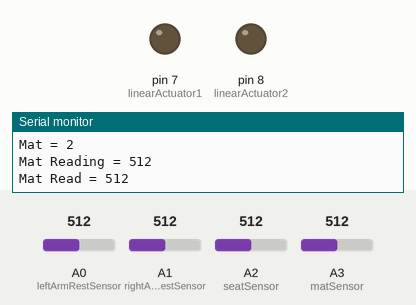
The sketch below on a simulated Arduino Uno, built with avr-gcc and run on an emulated ATmega328P. Shown: output pins drawn as LEDs (lit = HIGH), the last lines printed to the serial monitor. Inputs (shaded band) come from the test bench; at power-on: A2 (seatSensor) = 512, A0 (leftArmRestSensor) = 512, A1 (rightArmRestSensor) = 512, A3 (matSensor) = 512.

Above: at 4.3 s.
4.4 s: A2 (seatSensor) set to 208
8.9 s: A2 (seatSensor) set to 183
At 10.8 s:
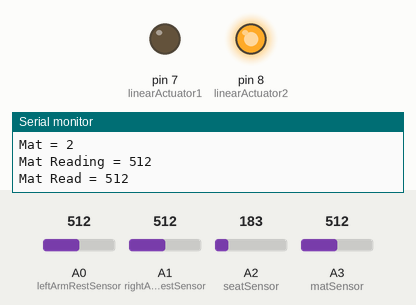
13.4 s: A0 (leftArmRestSensor) set to 77
17.9 s: A0 (leftArmRestSensor) set to 67
At 22.0 s:
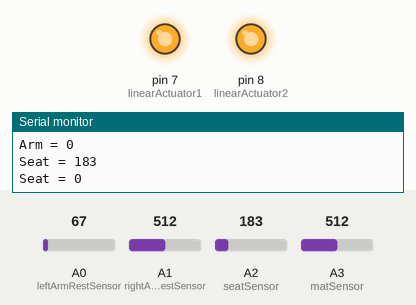
22.8 s: A1 (rightArmRestSensor) set to 107
27.3 s: A1 (rightArmRestSensor) set to 90
Timing chart, 0 to 30.3 s (numbered marks = the images above; inputs shaded):
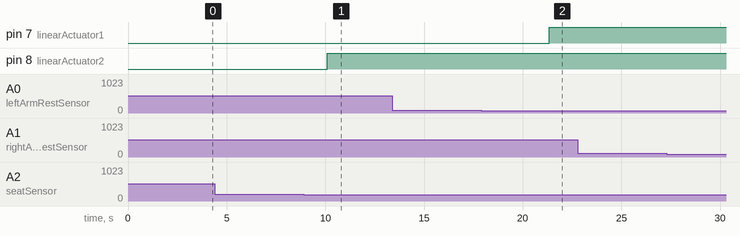

Measured:
- the behaviour switches between 201 and 200 on A2 (seatSensor) (found by bisection; images 0 and 1)
- the behaviour switches between 71 and 70 on A0 (leftArmRestSensor) (found by bisection; images 1 and 2)
- after the input at 8.9 s, pin 8 (linearActuator2): LOW → HIGH after 1.2 s
- after the input at 17.9 s, pin 7 (linearActuator1): LOW → HIGH after 3.4 s

The sketch:

zach_chair.ino
```cpp
/**********************************************************************
 *
 * References used to code this:
 * Linear Actuator control: https://www.progressiveautomations.com/blogs/how-to/how-to-use-relays-to-control-linear-actuators
 * Force Sensing Resistor:  https://learn.adafruit.com/force-sensitive-resistor-fsr/using-an-fsr
 *
***********************************************************************/
//====================================================================================
//Declare the pins of sensors and actuators
//Analog Pins
const int leftArmRestSensor = 0;    //Analog pin 0 for left arm chair
const int rightArmRestSensor = 1;   //Analog pin 1 for right arm chair
const int seatSensor = 2;           //Analog pin 2 for seat of chair
const int matSensor = 3;            //Analog pin 3 for mat of chair

//Digital Pins
const int linearActuator1 = 7;      //Digital pin 7 for IN1 of Linear Actuator
const int linearActuator2 = 8;      //Digital pin 8 for IN1 of Linear Actuator
//========================================================================================================
//Declaration of Force Sensing Resistor reading variables
int seatReading = 0;        //Current FSR seat of chair reading variable
int leftArmReading = 0;     //Current FSR left arm of chair reading variable
int rightArmReading = 0;    //Current FSR right of chair reading variable
int matReading = 0;         //Current FSR mat of chair reading variable
int matMax = 0;             //Maximum mat FSR value variable (When user approach the chair save this)
int count = 0;              //Counter to lower the linear actuator variable
//========================================================================================================
//Declaration of current state for each sensor variables
int leftArmState = 0;       //Left arm current state variable
int rightArmState = 0;      //Right arm current state variable
int armState = 0;           //Both arm current state variable
int seatState = 0;          //seat current state variable
int matState = 0;           //mat current state variable
int heightState = 0;        //height current state variable
//========================================================================================================
void setup() {

  //Actuator Set Pin Mode to output
  pinMode(linearActuator1,OUTPUT);
  pinMode(linearActuator2,OUTPUT);

  //Left Arm Rest Sensor Set Pin Mode to input
  pinMode(leftArmRestSensor,INPUT);

  //Right Arm Rest Sensor Set Pin Mode to input
  pinMode(rightArmRestSensor,INPUT);

  //Seat Sensor Set Pin Mode to input
  pinMode(seatSensor,INPUT);

  //Mat Sensor Set Pin Mode to input
  pinMode(matSensor,INPUT);

  //Begin Serial
  Serial.begin(9600);
}
//============================================================================================================
void loop() {

  /*
   * Retrieve sensor values functions
   * MatSensor()     - get current mat sensor reading for the mat and assign a current state
   *                  on the mat.
   * ArmRestSensor() - get current arm sensor reading for the left and right arm.
   *                   And assign a current state for the arms.
   * SeatSensor()    - get current seat sensor reading for the seat and assign a current state.
   */
  MatSensor();
  ArmRestSensor();
  SeatSensor();
  //-----------------------------------------------------------------------------------------------------------
  /*
   * If someone is already standing up. Stop increasing the height of the linear actuator.
   * Requirements:
   * Mat sensor current state is 2  - someone is standing with enough force: 75% of the force when
   *                                  initially approaching the mat.
   * Arm sensor current state is 0  - someone is not putting any amount of force onto both arm rest.
   * heightState                    - set height state to 1 and the person has already
   *                                  fully stand up (actuator height is up)
   */
  if(matState == 2 && armState == 0)
  {
    Serial.println("Stop increasing height");
    StopHeight();
    heightState = 1;
  }

  //-----------------------------------------------------------------------------------------------------------
  /*
   * If someone is attempting to stand up. Activate linear actuator to increase height.
   * Requirements:
   * Seat sensor current state is 0     - someone is not sitting on the seat
   * linear actuator current state is 0 - chair hasn't gone up and is at the floor.
   * Mat sensor current state is 2      - someone is attempting to stand with enough force: 75% of the force when
   *                                      initially approaching the mat.
   * Arm sensor current state is 1      - someone is putting enough force on both left and right arm rest)
   * HeightRiser()                      - function to increase the linear actuator height.
   * count                              - increase counter + 10 every time HeightRiser() function is executed
   *                                    (this is due to low power when the actuator is going down, we have to
   *                                    keep track of height increase and lower the actuator by an extra 10
   *                                    or more times).
   */
  else if(seatState == 0 && heightState == 0)
  {
    if(matState == 2 && armState == 1)
    {
      Serial.println("Going Up");
      HeightRising();
      count = count+10;
    }
  }
  //-----------------------------------------------------------------------------------------------------------
  /*
   * If someone has gotten up, and are not standing on the mat. Activate linear actuator
   * to go down.
   * Requirements:
   * linear actuator current state is 1 - The actuator has fully gone up.
   * Mat sensor current state is 0      - someone is not standing or putting any pressure onto the mat.
   * Arm sensor current state is 0      - someone is not putting any pressure onto both arm rest.
   * count                              - decrease until count value approaches 0.
   * heightState                        - set height state to 0 when actuator is fully retract(all the way down).
   */
  if(heightState == 1)
  {
    if(matState == 0 && armState == 0)
    {
      if(count != 0)
      {
        Serial.println("Going Down");
        HeightLower();
        count--;
        if(count == 0)
        {
          heightState = 0;
        }
      }
    }
  }

  //apply delay because everything is too fast
  delay(500);
}
//==============================================================================================================
/*
 * Seat sensor for FSR on the seat of the chair. Read analog pin dedicated (Seat analog pin - 2).
 * If seat reading is more than the threshold (to prevent items placed onto the chair seat), set seat
 * state to 1 as someone is sitting on the chair.
 *
 * If seat not then set seat state to 0 to indicate no one is currently sitting.
 */
void SeatSensor()
{
  seatReading = analogRead(seatSensor);
  Serial.print("Seat = ");
  Serial.println(seatReading);
  if(seatReading > 200)
  {
    seatState = 1;
  }
  else
  {
    seatState = 0;
  }
  Serial.print("Seat = ");
  Serial.println(seatState);
}
//=============================================================================================================
/*
 * Arm sensor for FSR on the left and right arm rest of the chair. Read analog pin dedicated
 * (Right analog pin - 1; Left analog pin - 0).
 * If both left and right arm rest does detect pressure on the sensor, then set arm state to 1
 * to indicate someone is attempting to stand up.
 *
 * If both left and right arm rest does not detect any pressure, then set arm rest state to 0. This also applies
 * if only one of them detects any force instead of the other (Safety precautions).
 */
void ArmRestSensor()
{
  leftArmReading = analogRead(leftArmRestSensor);

  if(leftArmReading > 70)
  {
    leftArmState = 1;
    delay(3000);
  }
  else
  {
    leftArmState = 0;
  }
  rightArmReading = analogRead(rightArmRestSensor);
  if(rightArmReading > 70)
  {
    rightArmState = 1;
  }
  else
  {
    rightArmState = 0;
  }

  if(leftArmState == 1 && rightArmState == 1)
  {
    armState = 1;
  }
  else
  {
    armState = 0;
  }
  Serial.print("Left read = ");
  Serial.println(leftArmReading);
  Serial.print("Right read = ");
  Serial.println(rightArmReading);
  Serial.print("Left Arm = ");
  Serial.println(leftArmState);
  Serial.print("Right Arm = ");
  Serial.println(rightArmState);
  Serial.print("Arm = ");
  Serial.println(armState);
}
//=============================================================================================================
/*
 * mat sensor for FSR of the chair. Read analog pin dedicated (mat analog pin - 3).
 * If the mat does detect pressure on the sensor, and the mat current state is equals to 0,
 * set the mat state to 1(someone is standing on it) and obtain the current pressure to be saved.
 *    - This is because when you are approaching to sit on the chair, you will have the highest force applied onto it.
 *
 * If the mat does detect pressure but mat state is not equal to 0 (1 or 2), check if mat reading is more than 75% of the
 * maximum max value obtained.(Technically maximum mat reading can still change even if someone is putting little to no pressure.
 * Although this is due to the order of if statements but good enough that it works and too lazy to fix it... maybe one day :D ).
 *
 * ***threshold could also be lowered instead of 75%... have to play around.
 *
 * If mat does detect pressure and state is not zero or if not more than 75% of initial pressure. Then set the current state to 1.
 *
 * If mat does not detect any pressure, then set mat state to 0 as no one is standing directly onto it.
 */
void MatSensor()
{
  matReading = analogRead(matSensor);
  Serial.print("Mat = ");
  Serial.println(matReading);
  if(matReading != 0)
  {
    if(matState == 0)
    {
      matState = 1;
      matMax = matReading;
    }
    else
    {
      if(matReading >= (0.75*matMax))
      {
        matState = 2;
      }
      else
      {
        matState = 1;
      }
    }
  }
  else
  {
    matState = 0;
  }
  Serial.print("Mat = ");
  Serial.println(matState);
  Serial.print("Mat Reading = ");
  Serial.println(matReading);
  Serial.print("Mat Read = ");
  Serial.println(matMax);
}
//=============================================================================================================
/*
 * Extend linear actuator function.
 * Pin 7 (Red Wire) - set to Low
 * Pin 8 (Black Wire) - set to High
 */
void HeightRising()
{
  // Extend Linear Actuator
  digitalWrite(7, LOW);
  digitalWrite(8, HIGH);
}
//=============================================================================================================
/*
 * retracting linear actuator function.
 * Pin 7 (Red Wire) - set to High
 * Pin 8 (Black Wire) - set to Low
 */
void HeightLower()
{
  // Retracts Linear Actuator
  digitalWrite(7, HIGH);
  digitalWrite(8, LOW);
}
//=============================================================================================================
/*
 * stop extending or retracting linear actuator function.
 * Pin 7 (Red Wire) - set to High
 * Pin 8 (Black Wire) - set to High
 */
void StopHeight()
{
  // Stops Actuator
  digitalWrite(7, HIGH);
  digitalWrite(8, HIGH);

}
```
